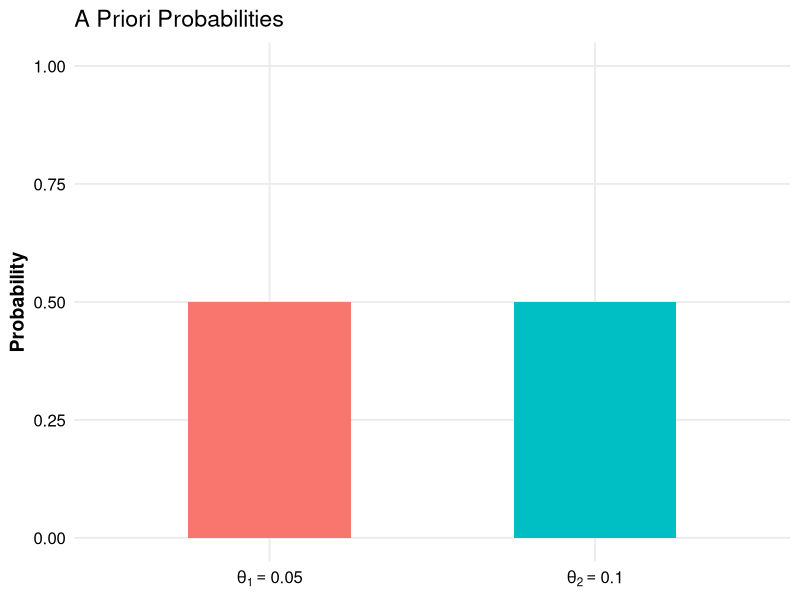
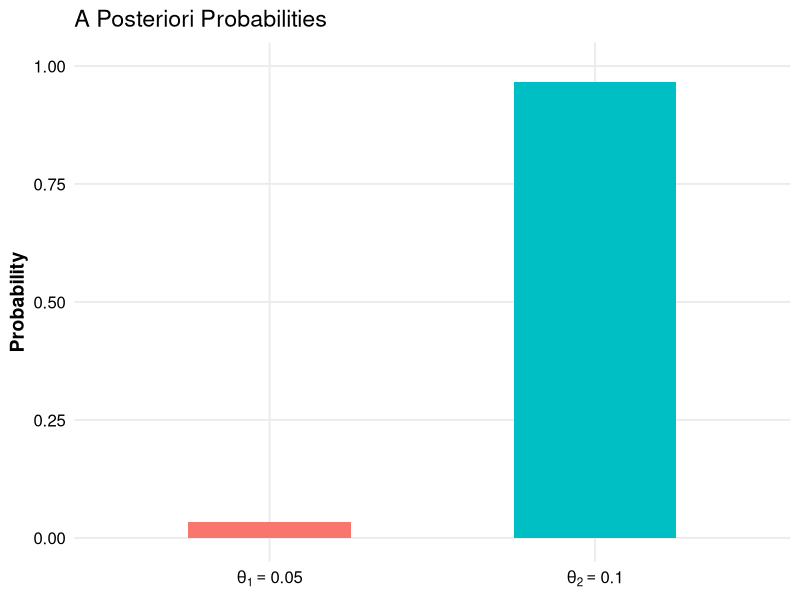

The R script that drew these images, in order:
# Example from Script “Statistik und Wahrscheinlichkeitstheorie using R”, S.331 ff, Werner Gurker

# Problem Setup
# A manufacturer claims that the defect rate of their products is only 5%, 
# while the customer believes it to be 10%.

# Before the result of a sample inspection is known, we assign both rates an equal 50-50 chance:
# π(0.05) = π(0.10) = 0.5

# Assume that in a sample of size 20, there are 3 defective items.
# Using the binomial distribution B(20, θ), we calculate the data information:

# p(3|θ = 0.05) = choose(20, 3) * (0.05)^3 * (0.95)^17 = 0.0596
# p(3|θ = 0.10) = choose(20, 3) * (0.10)^3 * (0.90)^17 = 0.1901

# The marginal distribution of X (the number of defective items in the sample) for x = 3:
# m(3) = p(3|0.05)π(0.05) + p(3|0.10)π(0.10) = 0.1249

# Posterior probabilities:
# π(0.05 | X = 3) = p(3|0.05)π(0.05) / m(3) = 0.2387
# π(0.10 | X = 3) = p(3|0.10)π(0.10) / m(3) = 0.7613

# A priori, we had no preference for either of the two defect rates.
# After observing a defect rate of 3/20 = 15% in the sample, the posterior 
# probability for θ = 0.10 is approximately three times as likely as θ = 0.05.

# Visualization

# Load required libraries
library(ggplot2)

# A priori probabilities-----------
data_prior <- data.frame(
  theta = factor(c("theta[1] == 0.05", "theta[2] == 0.10"),
                 levels = c("theta[1] == 0.05", "theta[2] == 0.10")),
  probability = c(0.5, 0.5)
)

# A priori bar plot------------
ggplot(data_prior, aes(x = theta, y = probability, fill = theta)) +
  geom_bar(stat = "identity", width = 0.5) +
  scale_x_discrete(labels = c(expression(theta[1] == 0.05),
                              expression(theta[2] == 0.10))) +
  scale_y_continuous(name = "Probability", limits = c(0, 1)) +
  labs(x = NULL, y = "Probability") +
  theme_minimal(base_size = 14) +
  theme(
    legend.position = "none",
    panel.grid.minor = element_blank(),
    axis.text = element_text(size = 12, color = "black"),
    axis.title.y = element_text(size = 14, face = "bold")
  ) +
  ggtitle("A Priori Probabilities")



# Calculate posterior probabilities---------
# Define prior probabilities
pi_theta_1 <- 0.1  # Prior probability for theta = 0.05
pi_theta_2 <- 0.9  # Prior probability for theta = 0.10

# Define likelihoods
likelihood_theta_1 <- choose(20, 3) * (0.05)^3 * (0.95)^17  # P(X = 3 | theta = 0.05)
likelihood_theta_2 <- choose(20, 3) * (0.10)^3 * (0.90)^17  # P(X = 3 | theta = 0.10)

# Calculate marginal probability (denominator of Bayes' theorem)
marginal_prob <- likelihood_theta_1 * pi_theta_1 + likelihood_theta_2 * pi_theta_2

# Calculate posterior probabilities
posterior_theta_1 <- (likelihood_theta_1 * pi_theta_1) / marginal_prob
posterior_theta_2 <- (likelihood_theta_2 * pi_theta_2) / marginal_prob

# Display results
cat("Likelihood for theta = 0.05:", likelihood_theta_1, "\n")
cat("Likelihood for theta = 0.10:", likelihood_theta_2, "\n")
cat("Marginal probability m(3):", marginal_prob, "\n")
cat("Posterior probability for theta = 0.05:", posterior_theta_1, "\n")
cat("Posterior probability for theta = 0.10:", posterior_theta_2, "\n")


# A posteriori probabilities-------------
data_posterior <- data.frame(
  theta = factor(c("theta[1] == 0.05", "theta[2] == 0.10"),
                 levels = c("theta[1] == 0.05", "theta[2] == 0.10")),
  probability = c(posterior_theta_1, posterior_theta_2)
)

# A posteriori bar plot
ggplot(data_posterior, aes(x = theta, y = probability, fill = theta)) +
  geom_bar(stat = "identity", width = 0.5) +
  scale_x_discrete(labels = c(expression(theta[1] == 0.05),
                              expression(theta[2] == 0.10))) +
  scale_y_continuous(name = "Probability", limits = c(0, 1)) +
  labs(x = NULL, y = "Probability") +
  theme_minimal(base_size = 14) +
  theme(
    legend.position = "none",
    panel.grid.minor = element_blank(),
    axis.text = element_text(size = 12, color = "black"),
    axis.title.y = element_text(size = 14, face = "bold")
  ) +
  ggtitle("A Posteriori Probabilities")
